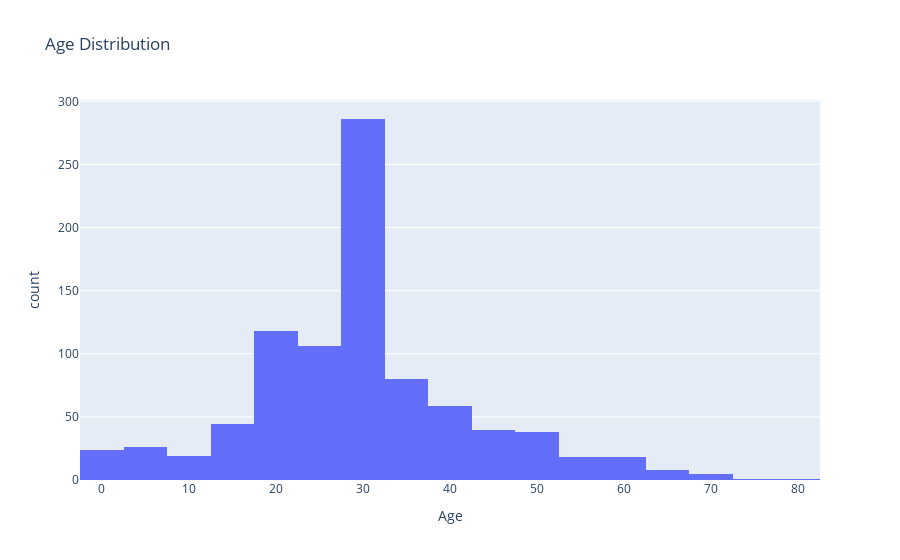

Notebook code for this chart:
### Code cell
fig = px.histogram(
    train,
    x="Age",
    nbins=30,
    title="Age Distribution"
)

fig.show()

### Figure 1 — Plotly figure (JSON) as saved in the notebook; plotly's stock layout.template omitted (floating-point values rounded to 4 significant figures; data arrays with more than 128 entries replaced by an {"elided": "..."} marker saying what was removed)
{"data": [{"alignmentgroup": "True", "bingroup": "x", "hovertemplate": "Age=%{x}<br>count=%{y}<extra></extra>", "legendgroup": "", "marker": {"color": "#636efa", "pattern": {"shape": ""}}, "name": "", "nbinsx": 30, "offsetgroup": "", "orientation": "v", "showlegend": false, "type": "histogram", "x": {"elided": "891 float values"}, "xaxis": "x", "yaxis": "y"}], "layout": {"barmode": "relative", "legend": {"tracegroupgap": 0}, "title": {"text": "Age Distribution"}, "xaxis": {"anchor": "y", "domain": [0, 1], "title": {"text": "Age"}}, "yaxis": {"anchor": "x", "domain": [0, 1], "title": {"text": "count"}}}}
